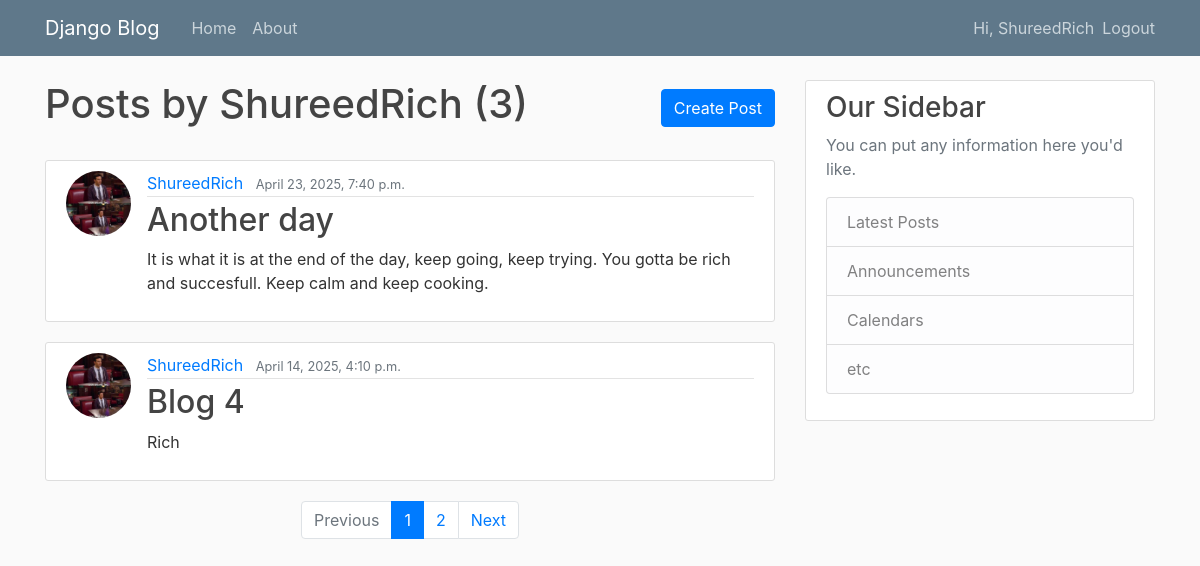
The page /user/ShureedRich/ (signed in) on the database its author committed.
### blog/models.py (models this page shows, shortened)
class Post(models.Model):
    title = models.CharField(max_length=100)
    content = models.TextField()
    date_posted = models.DateTimeField(default=timezone.now)
    author = models.ForeignKey(User, on_delete=models.CASCADE)
    image = models.ImageField(upload_to='post_images', blank=True, null=True)  # Add this field

### users/models.py (models this page shows, shortened)
class Profile(models.Model):
    user = models.OneToOneField(User, on_delete=models.CASCADE)
    image = models.ImageField(default='default.jpeg', upload_to='profile_pics')

### blog/views.py (the view)
# urls.py: path('user/<str:username>/', UserPostListView.as_view(), name='user-posts'),
class UserPostListView(LoginRequiredMixin, UserPassesTestMixin, ListView):
    model = Post
    template_name = 'blog/user_posts.html'
    context_object_name = 'posts'
    paginate_by = 2
    def get_queryset(self):
        user = get_object_or_404(User, username=self.kwargs.get('username'))
        return Post.objects.filter(author=user).order_by('-date_posted')
    def test_func(self):
        user = get_object_or_404(User, username=self.kwargs.get('username'))
        return self.request.user == user

### blog/templates/blog/user_posts.html
{% extends "blog/base.html" %}
{% block content %}
  <div class="d-flex justify-content-between align-items-center mb-4">
    <h1>Posts by {{ view.kwargs.username }} ({{ page_obj.paginator.count }})</h1>
    {% if user.is_authenticated %}
      <a class="btn btn-primary" href="{% url 'post-create' %}">Create Post</a>
    {% endif %}
  </div>
  {% for post in posts %}
    <article class="media content-section">
      <img class="rounded-circle article-img" src="{{ post.author.profile.image.url }}" alt="Profile Picture">
      <div class="media-body">
        <div class="article-metadata">
          <a class="mr-2" href="{% url 'user-posts' post.author.username %}">{{ post.author }}</a>
          <small class="text-muted">{{ post.date_posted }}</small>
        </div>
        <h2><a class="article-title" href="{% url 'post-detail' post.pk %}">{{ post.title }}</a></h2>
        <p class="article-content">{{ post.content }}</p>
      </div>
    </article>
  {% empty %}
    <p class="text-center">No posts available for this user.</p>
  {% endfor %}
  <nav aria-label="Page navigation">
    <ul class="pagination justify-content-center">
      {% if page_obj.has_previous %}
        <li class="page-item">
          <a class="page-link" href="?page={{ page_obj.previous_page_number }}" tabindex="-1">Previous</a>
        </li>
      {% else %}
        <li class="page-item disabled">
          <a class="page-link" href="#" tabindex="-1">Previous</a>
        </li>
      {% endif %}
      {% for num in page_obj.paginator.page_range %}
        {% if page_obj.number == num %}
          <li class="page-item active">
            <a class="page-link" href="#">{{ num }} <span class="sr-only">(current)</span></a>
          </li>
        {% else %}
          <li class="page-item">
            <a class="page-link" href="?page={{ num }}">{{ num }}</a>
          </li>
        {% endif %}
      {% endfor %}
      {% if page_obj.has_next %}
        <li class="page-item">
          <a class="page-link" href="?page={{ page_obj.next_page_number }}">Next</a>
        </li>
      {% else %}
        <li class="page-item disabled">
          <a class="page-link" href="#">Next</a>
        </li>
      {% endif %}
    </ul>
  </nav>
{% endblock content %}

### blog/templates/blog/base.html (shortened to what this page needs)
{% load static %}
<DOCTYPE html>
  <html>
     <head>
        <link rel="stylesheet" href="https://cdn.jsdelivr.net/npm/bootstrap@4.0.0/dist/css/bootstrap.min.css">
        <link rel="stylesheet" type="text/css" href="{% static 'blog/main.css' %}">
     </head>
     <body>
      <header class="site-header">
        <nav class="navbar navbar-expand-md navbar-dark bg-steel fixed-top">
          <div class="container">
            <a class="navbar-brand mr-4" href="{%url 'blog-home'%}">Django Blog</a>
            <div class="collapse navbar-collapse" id="navbarToggle">
              <div class="navbar-nav mr-auto">
                <a class="nav-item nav-link" href="{%url 'blog-home'%}">Home</a>
                <a class="nav-item nav-link" href="{%url 'blog-about'%}">About</a>
              </div>
              <div class="navbar-nav">
                {% if user.is_authenticated %}
                <a class="nav-item nav-link" href="{% url 'profile' %}">Hi, {{ user.username }}</a>
                <form method="POST" action="{% url 'logout' %}" style="display: inline-block; vertical-align: middle; margin-bottom: 0;">
                    <button type="submit" class="nav-link btn btn-link" style="padding: 8px 0; border: none; background: none; line-height: 1.5;">Logout</button>
                </form>
                {% else %}
                  <a class="nav-item nav-link" href="{% url 'login' %}">Login</a>
                  <a class="nav-item nav-link" href="{% url 'register' %}">Register</a>
                {% endif %}
            </div>
            </div>
          </div>
        </nav>
      </header>
      <main role="main" class="container">
        <div class="row">
          <div class="col-md-8">
            {% block content %}{% endblock %}
          </div>
          <div class="col-md-4">
            <div class="content-section">
              <h3>Our Sidebar</h3>
              <p class='text-muted'>You can put any information here you'd like.
                <ul class="list-group">
                  <li class="list-group-item list-group-item-light">Latest Posts</li>
                  <li class="list-group-item list-group-item-light">Announcements</li>
                  <li class="list-group-item list-group-item-light">Calendars</li>
                  <li class="list-group-item list-group-item-light">etc</li>
                </ul>
              </p>
            </div>
          </div>
        </div>
      </main>
     </body>
  </html>

### blog/static/blog/main.css (style rules this page uses)
body { background: #fafafa; color: #333333; margin-top: 5rem; }
h1, h2, h3, h4, h5, h6 { color: #444444; }
ul { margin: 0; }
.bg-steel { background-color: #5f788a; }
.site-header .navbar-nav .nav-link { color: #cbd5db; }
.content-section { background: #ffffff; padding: 10px 20px; border: 1px solid #dddddd; border-radius: 3px; margin-bottom: 20px; }
.article-title { color: #444444; }
.article-content { white-space: pre-line; }
.article-img { height: 65px; width: 65px; margin-right: 16px; }
.article-metadata { padding-bottom: 1px; margin-bottom: 4px; border-bottom: 1px solid #e3e3e3 }

### rows shown on the page
Post: author.profile.image (picture), author "ShureedRich", date_posted "April 23, 2025, 7:40 p.m.", title "Another day", content "It is what it is at the end of the day, keep going, keep trying. You gotta be rich and succesfull. Keep calm and keep cooking."
Post: author.profile.image (picture), author "ShureedRich", date_posted "April 14, 2025, 4:10 p.m.", title "Blog 4", content "Rich"

### other values the page prints
{{ user.username }} "ShureedRich"
{{ view.kwargs.username }} "ShureedRich"
{{ page_obj.paginator.count }} "3"
{{ num }} "1"
{{ num }} "2"
